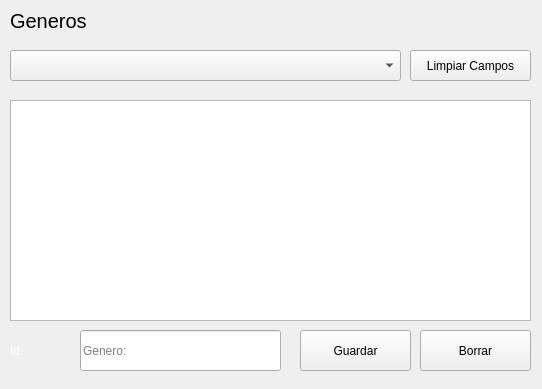
<?xml version="1.0" encoding="UTF-8"?>
<ui version="4.0">
 <class>Genders</class>
 <widget class="QWidget" name="Genders">
  <property name="geometry">
   <rect>
    <x>0</x>
    <y>0</y>
    <width>542</width>
    <height>389</height>
   </rect>
  </property>
  <property name="windowTitle">
   <string>Genders</string>
  </property>
  <widget class="QComboBox" name="comboBox">
   <property name="geometry">
    <rect>
     <x>10</x>
     <y>50</y>
     <width>391</width>
     <height>31</height>
    </rect>
   </property>
   <property name="placeholderText">
    <string>Genero</string>
   </property>
  </widget>
  <widget class="QPushButton" name="botonGuardar">
   <property name="geometry">
    <rect>
     <x>300</x>
     <y>330</y>
     <width>111</width>
     <height>41</height>
    </rect>
   </property>
   <property name="text">
    <string>Guardar</string>
   </property>
  </widget>
  <widget class="QPushButton" name="botonBorrar">
   <property name="geometry">
    <rect>
     <x>420</x>
     <y>330</y>
     <width>111</width>
     <height>41</height>
    </rect>
   </property>
   <property name="text">
    <string>Borrar</string>
   </property>
  </widget>
  <widget class="QLabel" name="label">
   <property name="geometry">
    <rect>
     <x>10</x>
     <y>0</y>
     <width>371</width>
     <height>41</height>
    </rect>
   </property>
   <property name="font">
    <font>
     <pointsize>15</pointsize>
    </font>
   </property>
   <property name="text">
    <string>Generos</string>
   </property>
  </widget>
  <widget class="QLineEdit" name="genero_text">
   <property name="geometry">
    <rect>
     <x>80</x>
     <y>330</y>
     <width>201</width>
     <height>41</height>
    </rect>
   </property>
   <property name="text">
    <string/>
   </property>
   <property name="placeholderText">
    <string>Genero:</string>
   </property>
  </widget>
  <widget class="QTableWidget" name="tableWidget">
   <property name="geometry">
    <rect>
     <x>10</x>
     <y>100</y>
     <width>521</width>
     <height>221</height>
    </rect>
   </property>
  </widget>
  <widget class="QLabel" name="id_label">
   <property name="geometry">
    <rect>
     <x>10</x>
     <y>330</y>
     <width>61</width>
     <height>41</height>
    </rect>
   </property>
   <property name="autoFillBackground">
    <bool>true</bool>
   </property>
   <property name="styleSheet">
    <string notr="true">color: rgb(255, 255, 255);

</string>
   </property>
   <property name="text">
    <string>Id:</string>
   </property>
  </widget>
  <widget class="QPushButton" name="LimpiarCampos">
   <property name="geometry">
    <rect>
     <x>410</x>
     <y>50</y>
     <width>121</width>
     <height>31</height>
    </rect>
   </property>
   <property name="text">
    <string>Limpiar Campos</string>
   </property>
  </widget>
 </widget>
 <resources/>
 <connections/>
</ui>
